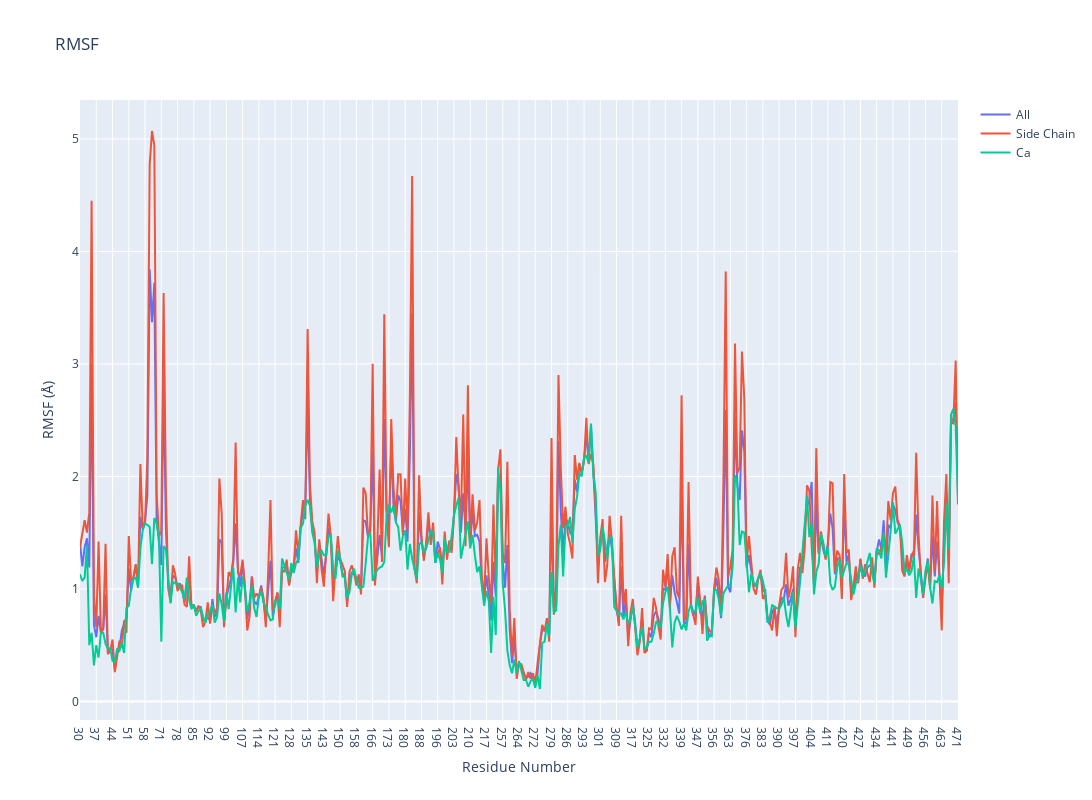

The cell this chart's notebook holds for it:
### Code cell
rmsf_A = rmsf[rmsf['chain'] == 'A']

import plotly.graph_objs as go

fig = go.Figure()
fig.add_trace(go.Scatter(x=rmsf_A['resnum'], y=rmsf_A['all'], name='All'))
fig.add_trace(go.Scatter(x=rmsf_A['resnum'], y=rmsf_A['side'], name='Side Chain'))
fig.add_trace(go.Scatter(x=rmsf_A['resnum'], y=rmsf_A['ca'], name='Ca'))
fig.update_layout(title='RMSF', xaxis_title='Residue Number', yaxis_title='RMSF (Å)', width=1200, height=800)
fig.show()

### Figure 1 — Plotly figure (JSON) as saved in the notebook; plotly's stock layout.template omitted (floating-point values rounded to 4 significant figures; data arrays with more than 128 entries replaced by an {"elided": "..."} marker saying what was removed)
{"data": [{"name": "All", "type": "scatter", "x": {"elided": "380 str values"}, "y": {"elided": "380 float values"}}, {"name": "Side Chain", "type": "scatter", "x": {"elided": "380 str values"}, "y": {"elided": "380 float values"}}, {"name": "Ca", "type": "scatter", "x": {"elided": "380 str values"}, "y": {"elided": "380 float values"}}], "layout": {"height": 800, "title": {"text": "RMSF"}, "width": 1200, "xaxis": {"title": {"text": "Residue Number"}}, "yaxis": {"title": {"text": "RMSF (Å)"}}}}
